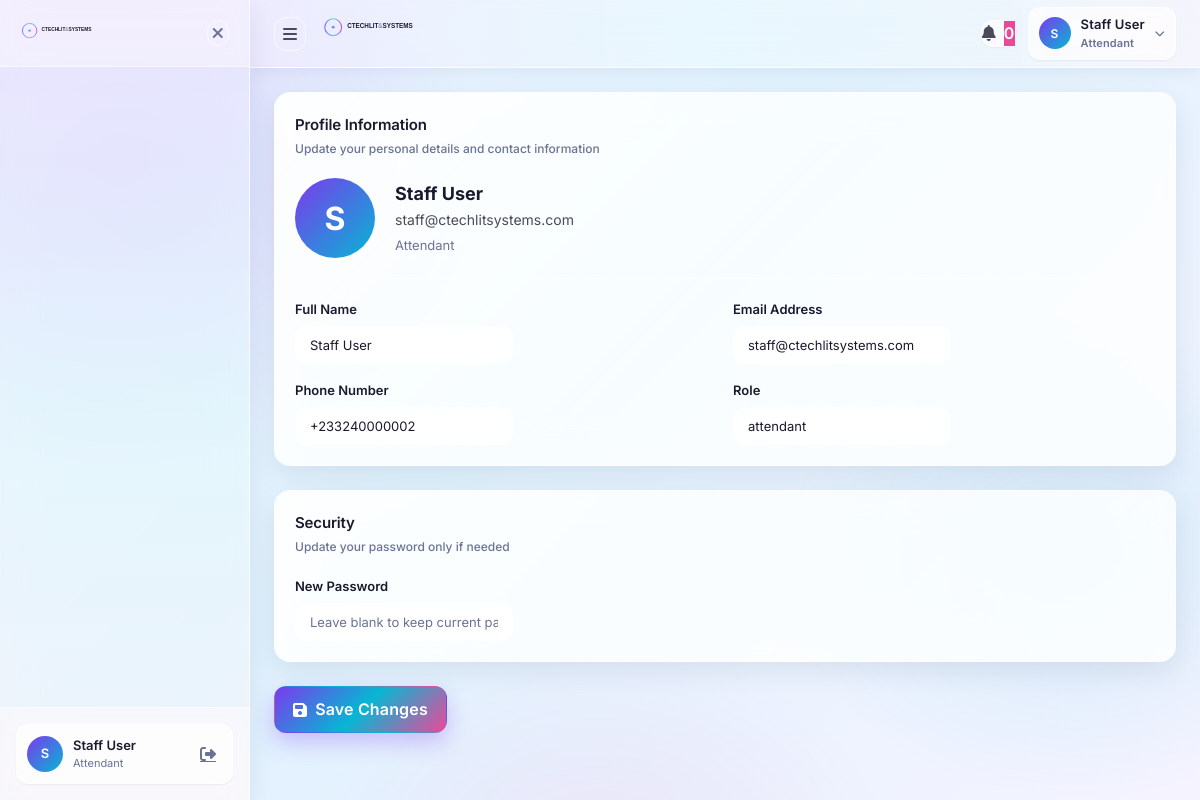
Page /portal/staffs/profile.php (signed in) on the committed database.
### tables this page shows
CREATE TABLE staff (
    staff_id         BIGINT UNSIGNED AUTO_INCREMENT PRIMARY KEY,
    email            VARCHAR(255) UNIQUE NOT NULL,
    phone            VARCHAR(20) UNIQUE NOT NULL,
    full_name        VARCHAR(100) NOT NULL,
    password_hash    VARCHAR(255) NOT NULL,
    role             VARCHAR(100) DEFAULT 'attendant',
    station_id       BIGINT UNSIGNED NULL,
    is_on_duty       BOOLEAN DEFAULT FALSE,
    hired_at         DATE NOT NULL,
    created_at       TIMESTAMP DEFAULT CURRENT_TIMESTAMP,
    updated_at       TIMESTAMP DEFAULT CURRENT_TIMESTAMP ON UPDATE CURRENT_TIMESTAMP,
    last_login_at    TIMESTAMP NULL,
    is_active        BOOLEAN DEFAULT TRUE,
    INDEX idx_role (role),
    INDEX idx_station (station_id),
    INDEX idx_on_duty (is_on_duty)
);

### config/functions.php (called while the page is built, shortened)
<?php
require_once __DIR__ . '/database.php';
function base_path(string $path = '', bool $portalRoot = true): string
{
    $scriptPath = str_replace('\\', '/', $_SERVER['SCRIPT_NAME'] ?? '/');
    $documentRoot = rtrim(str_replace('\\', '/', $_SERVER['DOCUMENT_ROOT'] ?? ''), '/');
    $scriptFilename = str_replace('\\', '/', $_SERVER['SCRIPT_FILENAME'] ?? '');
    if (
        $documentRoot !== ''
        && strncasecmp($scriptFilename, $documentRoot . '/', strlen($documentRoot) + 1) === 0
    ) {
        $scriptPath = substr($scriptFilename, strlen($documentRoot));
    }
    $scriptPath = parse_url($scriptPath, PHP_URL_PATH) ?: '/';
    $segments = array_values(array_filter(explode('/', trim($scriptPath, '/')), 'strlen'));
    if ($segments !== [] && pathinfo(end($segments), PATHINFO_EXTENSION) !== '') {
        array_pop($segments);
    }
    $portalIndex = array_search('portal', $segments, true);
    if ($portalIndex !== false) {
        $segments = array_slice($segments, 0, $portalRoot ? $portalIndex + 1 : $portalIndex);
    }
    $base = rtrim('/' . implode('/', $segments), '/');
    $path = ltrim($path, '/');
    return $base . '/' . $path;
}
function sanitize(string $input): string
{
    return htmlspecialchars(strip_tags(trim($input)), ENT_QUOTES, 'UTF-8');
}

### includes/auth.php (called while the page is built, shortened)
<?php
require_once __DIR__ . '/../config/functions.php';
function isAuthenticated(): bool
{
    return isset($_SESSION['user_id']) && !empty($_SESSION['user_id']);
}
function currentStaff(): ?array
{
    $staffId = $_SESSION['user_id'];
    return Database::fetchOne(
        "SELECT staff_id, email, phone, full_name, role, station_id, is_on_duty, is_active FROM staff WHERE staff_id = ?",
        [$staffId]
    );
}
function getStaffPermissions(int $staffId): array
{
    $customPerms = Database::fetchAll(
        "SELECT permission FROM staff_permissions WHERE staff_id = ? AND granted = 1",
        [$staffId]
    );
    $permissions = array_values(array_unique(array_column($customPerms, 'permission')));
    return $permissions;
}
function hasPermission(string $permission): bool
{
    $staff = currentStaff();
    $permissions = getStaffPermissions((int) $staff['staff_id']);
    return in_array($permission, $permissions, true);
}
function getRoleLabel(string $role): string
{
    $labels = [
        'ceo' => 'Chief Executive Officer',
        'admin' => 'Administrator',
        'manager' => 'Manager',
        'attendant' => 'Attendant',
        'technician' => 'Technician',
    ];
    return $labels[strtolower($role)] ?? ucfirst($role);
}

### config/database.php (called while the page is built, shortened)
<?php
class Database
{
    private static ?PDO $instance = null;
    private static string $dsn;
    private static array $options;
    private static function getConfig(): array
    {
        return $GLOBALS['config']['database'] ?? [
            'host' => $_ENV['DB_HOST'] ?? 'localhost',
            'port' => (int) ($_ENV['DB_PORT'] ?? 3306),
            'name' => $_ENV['DB_NAME'] ?? 'ctechlit_systems',
            'user' => $_ENV['DB_USER'] ?? 'root',
            'pass' => $_ENV['DB_PASS'] ?? '',
            'charset' => $_ENV['DB_CHARSET'] ?? 'utf8mb4',
            'collation' => $_ENV['DB_COLLATION'] ?? 'utf8mb4_unicode_ci',
        ];
    }
    private static function initializeConnection(): void
    {
        $config = self::getConfig();
        self::$dsn = sprintf(
            'mysql:host=%s;port=%d;dbname=%s;charset=%s',
            $config['host'],
            $config['port'],
            $config['name'],
            $config['charset']
        );
        self::$options = [
            PDO::ATTR_ERRMODE => PDO::ERRMODE_EXCEPTION,
            PDO::ATTR_DEFAULT_FETCH_MODE => PDO::FETCH_ASSOC,
            PDO::ATTR_EMULATE_PREPARES => false,
            PDO::ATTR_PERSISTENT => true,
            PDO::MYSQL_ATTR_INIT_COMMAND => "SET NAMES {$config['charset']} COLLATE {$config['collation']}",
            PDO::MYSQL_ATTR_FOUND_ROWS => true,
        ];
    }
    private static function createConnection(): PDO
    {
        $config = self::getConfig();
        try {
            return new PDO(
                self::$dsn,
                $config['user'],
                $config['pass'],
                self::$options
            );
        } catch (PDOException $e) {
            error_log("Database connection failed: " . $e->getMessage());
            throw new PDOException("Database connection failed: " . $e->getMessage(), (int) $e->getCode());
        }
    }
    public static function getConnection(): PDO
    {
        if (self::$instance === null) {
            self::$instance = self::createConnection();
        }
        return self::$instance;
    }
    public static function query(string $sql, array $params = []): PDOStatement
    {
        $conn = self::getConnection();
        $stmt = $conn->prepare($sql);
        $stmt->execute($params);
        return $stmt;
    }
    public static function fetchOne(string $sql, array $params = []): ?array
    {
        $stmt = self::query($sql, $params);
        $row = $stmt->fetch();
        return $row ?: null;
    }
}

### portal/staffs/profile.php (the view, shortened to what this page needs)
<?php
require_once __DIR__ . '/../../includes/auth.php';
?>
<!DOCTYPE html>
<html lang="en">
<head>
  <link rel="stylesheet" href="https://cdnjs.cloudflare.com/ajax/libs/font-awesome/6.4.0/css/all.min.css">
  <link rel="stylesheet" href="../../assets/css/portal.css">
</head>
<body>
  <?php include_once __DIR__ . '/../../includes/sidebar.php'; ?>
  <main class="portal-main" style="margin-left: var(--sidebar-width);">
    <?php include_once __DIR__ . '/../../includes/header.php'; ?>
    <div class="portal-content">
      <form method="POST">
        <div class="card glass-card animate-fade-in" style="margin-bottom: 24px;">
          <div class="card-header">
            <div>
              <div class="card-title">Profile Information</div>
              <div class="card-subtitle">Update your personal details and contact information</div>
            </div>
          </div>
          <div style="display: flex; align-items: center; gap: 20px; margin-top: 20px; padding-bottom: 20px; border-bottom: 1px solid var(--border);">
            <div style="width: 80px; height: 80px; border-radius: 50%; background: linear-gradient(135deg, var(--violet), var(--cyan)); display: flex; align-items: center; justify-content: center; color: white; font-size: 32px; font-weight: 700;">
              <?php echo strtoupper(substr($currentUser['full_name'] ?? 'S', 0, 1)); ?>
            </div>
            <div>
              <div style="font-size: 18px; font-weight: 700; color: var(--ink);"><?php echo sanitize($currentUser['full_name'] ?? 'Staff Member'); ?></div>
              <div style="font-size: 14px; color: var(--ink-secondary);"><?php echo sanitize($currentUser['email'] ?? ''); ?></div>
              <div style="font-size: 13px; color: var(--muted); margin-top: 4px; text-transform: capitalize;">
                <?php echo sanitize($currentUser['role'] ?? 'staff'); ?>
              </div>
            </div>
          </div>
          <div style="display: grid; grid-template-columns: repeat(2, minmax(0, 1fr)); gap: 16px; margin-top: 20px;">
            <div>
              <label style="display:block; font-size:13px; font-weight:600; color:var(--ink); margin-bottom:6px;">Full Name</label>
              <input type="text" name="full_name" value="<?php echo sanitize($currentUser['full_name'] ?? ''); ?>" class="form-input" required>
            </div>
            <div>
              <label style="display:block; font-size:13px; font-weight:600; color:var(--ink); margin-bottom:6px;">Email Address</label>
              <input type="email" name="email" value="<?php echo sanitize($currentUser['email'] ?? ''); ?>" class="form-input" required>
            </div>
            <div>
              <label style="display:block; font-size:13px; font-weight:600; color:var(--ink); margin-bottom:6px;">Phone Number</label>
              <input type="tel" name="phone" value="<?php echo sanitize($currentUser['phone'] ?? ''); ?>" class="form-input">
            </div>
            <div>
              <label style="display:block; font-size:13px; font-weight:600; color:var(--ink); margin-bottom:6px;">Role</label>
              <input type="text" value="<?php echo sanitize($currentUser['role'] ?? 'staff'); ?>" class="form-input" disabled>
            </div>
          </div>
        </div>
        <div class="card glass-card animate-fade-in" style="animation-delay: 0.05s;">
          <div class="card-header">
            <div>
              <div class="card-title">Security</div>
              <div class="card-subtitle">Update your password only if needed</div>
            </div>
          </div>
          <div style="display: grid; grid-template-columns: 1fr; gap: 16px; margin-top: 20px;">
            <div>
              <label style="display:block; font-size:13px; font-weight:600; color:var(--ink); margin-bottom:6px;">New Password</label>
              <input type="password" name="new_password" placeholder="Leave blank to keep current password" class="form-input">
            </div>
          </div>
        </div>
        <div style="display: flex; gap: 10px; margin-top: 24px;">
          <button type="submit" class="btn btn-primary"><i class="fas fa-save"></i> Save Changes</button>
        </div>
      </form>
    </div>
  </main>
</body>
</html>

### includes/sidebar.php (shortened to what this page needs)
<?php
require_once __DIR__ . '/auth.php';
$currentUser = currentStaff() ?: currentUser();
$isAdmin = hasPermission('staff.assign_permissions');
?>
<aside class="glass-sidebar" id="sidebar">
    <div class="sidebar-header">
        <a href="<?php echo base_path('index.php'); ?>" class="sidebar-logo">
        </a>
        <button class="sidebar-close" id="sidebarClose" aria-label="Close sidebar">
            <i class="fas fa-times"></i>
        </button>
    </div>
    <nav class="sidebar-nav">
    </nav>
    <div class="sidebar-footer">
        <div class="user-card">
            <div class="user-avatar">
                <?php echo strtoupper(substr($currentUser['full_name'] ?? 'U', 0, 1)); ?>
            </div>
            <div class="user-details">
                <span class="user-name"><?php echo sanitize($currentUser['full_name'] ?? 'User'); ?></span>
                <span class="user-role"><?php echo getRoleLabel($currentUser['role'] ?? 'user'); ?></span>
            </div>
            <a href="<?php echo base_path('logout.php', false); ?>" class="logout-btn" title="Logout">
                <i class="fas fa-sign-out-alt"></i>
            </a>
        </div>
    </div>
</aside>

### includes/header.php (shortened to what this page needs)
<?php
require_once __DIR__ . '/auth.php';
$currentUser = currentStaff() ?: currentUser();
$userType = $_SESSION['user_type'] ?? 'guest';
$canCreateSystemNotifications = $userType === 'staff' && hasPermission('settings.edit');
?>
<header class="glass-header">
    <div class="header-left">
        <button class="sidebar-toggle" id="sidebarToggle" aria-label="Collapse sidebar" aria-expanded="true" title="Collapse sidebar">
            <i class="fas fa-bars"></i>
        </button>
        <a href="<?php echo base_path('index.php'); ?>" class="header-logo">
            <svg viewBox="0 0 400 80" width="140" height="28" xmlns="http://www.w3.org/2000/svg">
                <text x="72" y="34" font-family="'Space Grotesk', sans-serif" font-weight="700" font-size="18" fill="#1a1a2e">CTECHLIT<tspan font-weight="400" fill="#6B7394">&</tspan>SYSTEMS</text>
            </svg>
        </a>
    </div>
    <div class="header-right">
        <div class="header-action">
            <button class="icon-btn notification-btn" id="notificationBtn" aria-label="Notifications">
                <i class="fas fa-bell"></i>
                <span class="notification-badge" id="notificationBadge">0</span>
            </button>
        </div>
        <div class="header-action user-menu">
            <button class="user-menu-btn" id="userMenuBtn">
                <div class="user-avatar">
                    <?php echo strtoupper(substr($currentUser['full_name'] ?? 'U', 0, 1)); ?>
                </div>
                <div class="user-info">
                    <span class="user-name"><?php echo sanitize($currentUser['full_name'] ?? 'User'); ?></span>
                    <span class="user-role"><?php echo getRoleLabel($currentUser['role'] ?? 'user'); ?></span>
                </div>
                <i class="fas fa-chevron-down"></i>
            </button>
        </div>
    </div>
</header>

### rows in the picture
staff: full_name "S", full_name "Staff User", role "Attendant", email "staff@ctechlitsystems.com", phone "+233240000002", role "attendant"
